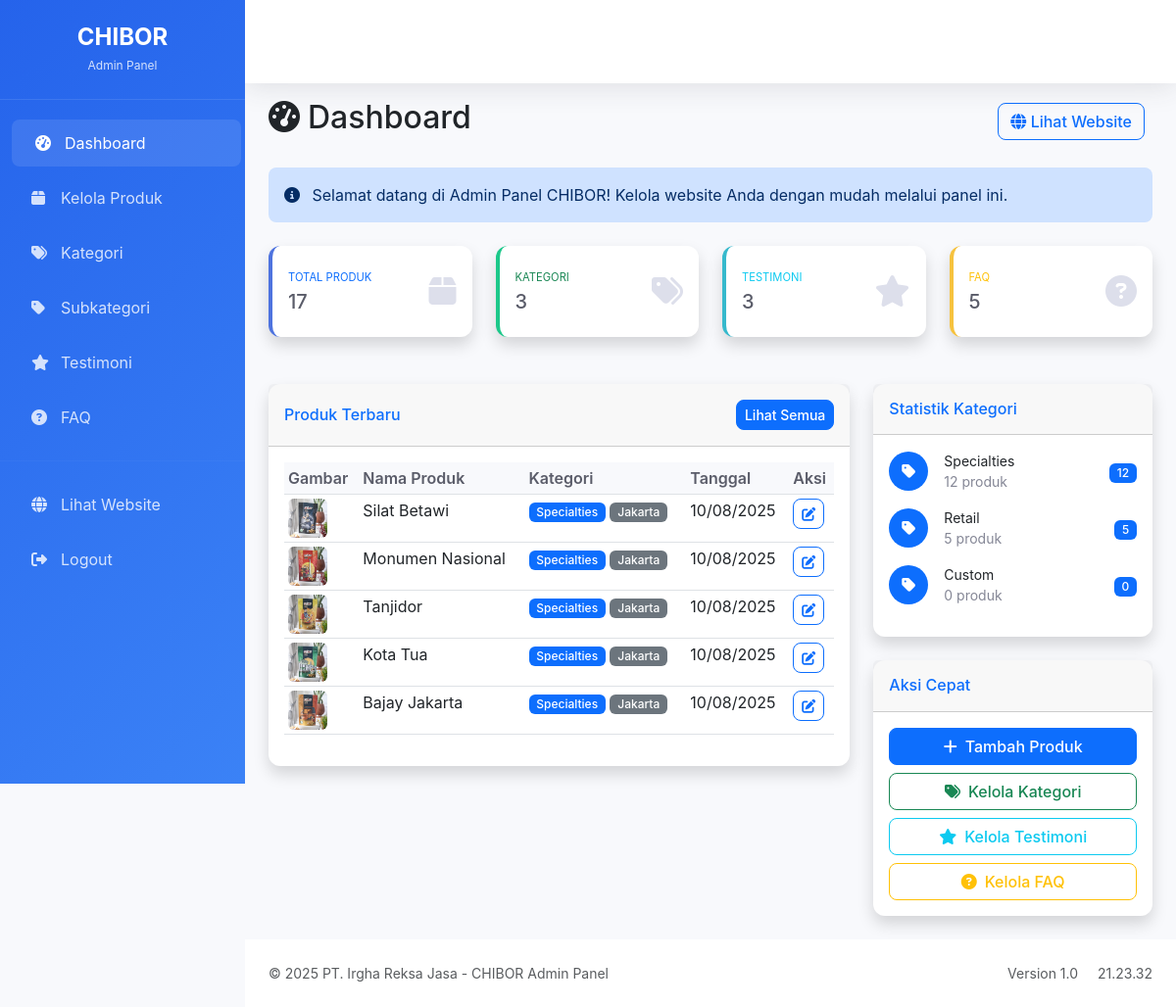
Screenshot of /admin/dashboard.php (signed in) with the database file from the repository.
### tables this page shows
CREATE TABLE `produk` (
  `id` int(11) NOT NULL,
  `nama` varchar(200) NOT NULL,
  `deskripsi` text DEFAULT NULL,
  `gambar` varchar(255) DEFAULT NULL,
  `id_kategori` int(11) DEFAULT NULL,
  `id_subkategori` int(11) DEFAULT NULL,
  `link_wa` text DEFAULT NULL,
  `created_at` timestamp NOT NULL DEFAULT current_timestamp(),
  `updated_at` timestamp NULL DEFAULT NULL ON UPDATE current_timestamp()
);

CREATE TABLE `kategori` (
  `id` int(11) NOT NULL,
  `nama_kategori` varchar(100) NOT NULL,
  `created_at` timestamp NOT NULL DEFAULT current_timestamp()
);

CREATE TABLE `subkategori` (
  `id` int(11) NOT NULL,
  `id_kategori` int(11) DEFAULT NULL,
  `nama_subkategori` varchar(100) NOT NULL,
  `created_at` timestamp NOT NULL DEFAULT current_timestamp()
);

### includes/db.php (called while the page is built, shortened)
<?php
function h($text)
{
    return htmlspecialchars($text, ENT_QUOTES, 'UTF-8');
}

### admin/dashboard.php (the view, shortened to what this page needs)
<?php
require_once '../includes/db.php';
$stats = [
    'total_products' => $pdo->query("SELECT COUNT(*) FROM produk")->fetchColumn(),
    'total_categories' => $pdo->query("SELECT COUNT(*) FROM kategori")->fetchColumn(),
    'total_subcategories' => $pdo->query("SELECT COUNT(*) FROM subkategori")->fetchColumn(),
    'total_testimonials' => $pdo->query("SELECT COUNT(*) FROM testimoni")->fetchColumn(),
    'total_faq' => $pdo->query("SELECT COUNT(*) FROM faq")->fetchColumn(),
];
$recent_products = $pdo->query("SELECT p.*, k.nama_kategori, s.nama_subkategori
                                FROM produk p
                                LEFT JOIN kategori k ON p.id_kategori = k.id
                                LEFT JOIN subkategori s ON p.id_subkategori = s.id
                                ORDER BY p.created_at DESC
                                LIMIT 5")->fetchAll();
$category_stats = $pdo->query("SELECT k.nama_kategori, COUNT(p.id) as jumlah_produk
                               FROM kategori k
                               LEFT JOIN produk p ON k.id = p.id_kategori
                               GROUP BY k.id, k.nama_kategori
                               ORDER BY jumlah_produk DESC")->fetchAll();
include 'includes/admin_header.php';
?>
<div class="container-fluid px-4">
    <div class="d-flex justify-content-between flex-wrap flex-md-nowrap align-items-center pt-3 pb-2 mb-3">
        <h1 class="h2">
            <i class="fas fa-tachometer-alt me-2"></i>Dashboard
        </h1>
        <div class="btn-toolbar mb-2 mb-md-0">
            <div class="btn-group me-2">
                <a href="../index.php" class="btn btn-outline-primary" target="_blank">
                    <i class="fas fa-globe"></i> Lihat Website
                </a>
            </div>
        </div>
    </div>
    <div class="alert alert-primary mb-4">
        <i class="fas fa-info-circle me-2"></i>
        Selamat datang di Admin Panel CHIBOR! Kelola website Anda dengan mudah melalui panel ini.
    </div>
    <div class="row mb-4">
        <div class="col-xl-3 col-md-6 mb-4">
            <div class="card border-left-primary shadow h-100 py-2">
                <div class="card-body">
                    <div class="row no-gutters align-items-center">
                        <div class="col mr-2">
                            <div class="text-xs font-weight-bold text-primary text-uppercase mb-1">
                                Total Produk</div>
                            <div class="h5 mb-0 font-weight-bold text-gray-800"><?= number_format($stats['total_products']) ?></div>
                        </div>
                        <div class="col-auto">
                            <i class="fas fa-box fa-2x text-gray-300"></i>
                        </div>
                    </div>
                </div>
            </div>
        </div>
        <div class="col-xl-3 col-md-6 mb-4">
            <div class="card border-left-success shadow h-100 py-2">
                <div class="card-body">
                    <div class="row no-gutters align-items-center">
                        <div class="col mr-2">
                            <div class="text-xs font-weight-bold text-success text-uppercase mb-1">
                                Kategori</div>
                            <div class="h5 mb-0 font-weight-bold text-gray-800"><?= number_format($stats['total_categories']) ?></div>
                        </div>
                        <div class="col-auto">
                            <i class="fas fa-tags fa-2x text-gray-300"></i>
                        </div>
                    </div>
                </div>
            </div>
        </div>
        <div class="col-xl-3 col-md-6 mb-4">
            <div class="card border-left-info shadow h-100 py-2">
                <div class="card-body">
                    <div class="row no-gutters align-items-center">
                        <div class="col mr-2">
                            <div class="text-xs font-weight-bold text-info text-uppercase mb-1">
                                Testimoni</div>
                            <div class="h5 mb-0 font-weight-bold text-gray-800"><?= number_format($stats['total_testimonials']) ?></div>
                        </div>
                        <div class="col-auto">
                            <i class="fas fa-star fa-2x text-gray-300"></i>
                        </div>
                    </div>
                </div>
            </div>
        </div>
        <div class="col-xl-3 col-md-6 mb-4">
            <div class="card border-left-warning shadow h-100 py-2">
                <div class="card-body">
                    <div class="row no-gutters align-items-center">
                        <div class="col mr-2">
                            <div class="text-xs font-weight-bold text-warning text-uppercase mb-1">
                                FAQ</div>
                            <div class="h5 mb-0 font-weight-bold text-gray-800"><?= number_format($stats['total_faq']) ?></div>
                        </div>
                        <div class="col-auto">
                            <i class="fas fa-question-circle fa-2x text-gray-300"></i>
                        </div>
                    </div>
                </div>
            </div>
        </div>
    </div>
    <div class="row">
        <div class="col-lg-8 mb-4">
            <div class="card shadow mb-4">
                <div class="card-header py-3 d-flex flex-row align-items-center justify-content-between">
                    <h6 class="m-0 font-weight-bold text-primary">Produk Terbaru</h6>
                    <a href="products.php" class="btn btn-sm btn-primary">Lihat Semua</a>
                </div>
                <div class="card-body">
                    <?php if (!empty($recent_products)): ?>
                        <div class="table-responsive">
                            <table class="table table-sm">
                                <thead>
                                    <tr>
                                        <th>Gambar</th>
                                        <th>Nama Produk</th>
                                        <th>Kategori</th>
                                        <th>Tanggal</th>
                                        <th>Aksi</th>
                                    </tr>
                                </thead>
                                <tbody>
                                    <?php foreach ($recent_products as $product): ?>
                                        <tr>
                                            <td>
                                                <?php if ($product['gambar']): ?>
                                                    <img src="../assets/images/<?= h($product['gambar']) ?>"
                                                        alt="<?= h($product['nama']) ?>"
                                                        class="rounded"
                                                        style="width: 40px; height: 40px; object-fit: cover;">
                                                <?php endif; ?>
                                            </td>
                                            <td><?= h($product['nama']) ?></td>
                                            <td>
                                                <span class="badge bg-primary"><?= h($product['nama_kategori']) ?></span>
                                                <?php if ($product['nama_subkategori']): ?>
                                                    <span class="badge bg-secondary"><?= h($product['nama_subkategori']) ?></span>
                                                <?php endif; ?>
                                            </td>
                                            <td><?= date('d/m/Y', strtotime($product['created_at'])) ?></td>
                                            <td>
                                                <a href="edit_product.php?id=<?= $product['id'] ?>" class="btn btn-sm btn-outline-primary">
                                                    <i class="fas fa-edit"></i>
                                                </a>
                                            </td>
                                        </tr>
                                    <?php endforeach; ?>
                                </tbody>
                            </table>
                        </div>
                    <?php endif; ?>
                </div>
            </div>
        </div>
        <div class="col-lg-4 mb-4">
            <div class="card shadow mb-4">
                <div class="card-header py-3">
                    <h6 class="m-0 font-weight-bold text-primary">Statistik Kategori</h6>
                </div>
                <div class="card-body">
                    <?php if (!empty($category_stats)): ?>
                        <?php foreach ($category_stats as $cat_stat): ?>
                            <div class="d-flex align-items-center mb-3">
                                <div class="me-3">
                                    <div class="icon-circle bg-primary">
                                        <i class="fas fa-tag text-white"></i>
                                    </div>
                                </div>
                                <div class="flex-grow-1">
                                    <div class="small font-weight-bold"><?= h($cat_stat['nama_kategori']) ?></div>
                                    <div class="text-gray-500 small"><?= $cat_stat['jumlah_produk'] ?> produk</div>
                                </div>
                                <div class="ms-auto">
                                    <span class="badge bg-primary"><?= $cat_stat['jumlah_produk'] ?></span>
                                </div>
                            </div>
                        <?php endforeach; ?>
                    <?php endif; ?>
                </div>
            </div>
            <div class="card shadow">
                <div class="card-header py-3">
                    <h6 class="m-0 font-weight-bold text-primary">Aksi Cepat</h6>
                </div>
                <div class="card-body">
                    <div class="d-grid gap-2">
                        <a href="add_product.php" class="btn btn-primary">
                            <i class="fas fa-plus me-2"></i>Tambah Produk
                        </a>
                        <a href="categories.php" class="btn btn-outline-success">
                            <i class="fas fa-tags me-2"></i>Kelola Kategori
                        </a>
                        <a href="testimonials.php" class="btn btn-outline-info">
                            <i class="fas fa-star me-2"></i>Kelola Testimoni
                        </a>
                        <a href="faq.php" class="btn btn-outline-warning">
                            <i class="fas fa-question-circle me-2"></i>Kelola FAQ
                        </a>
                    </div>
                </div>
            </div>
        </div>
    </div>
</div>
<?php include 'includes/admin_footer.php'; ?>

### admin/includes/admin_header.php (style rules this page uses)
:root { --primary-color: #2563eb; --gradient-primary: linear-gradient(135deg, #2563eb 0%, #3b82f6 100%); --sidebar-width: 250px; }
body { font-family: 'Inter', sans-serif; background-color: #f8f9fc; }
.alert { border-radius: 8px; border: none; }
.btn { border-radius: 8px; font-weight: 500; }
.card { border: none; border-radius: 12px; box-shadow: 0 0.15rem 1.75rem 0 rgba(58, 59, 69, 0.15); }
.table th { background-color: #f8f9fc; border-top: none; font-weight: 600; color: #5a5c69; }
.badge { font-weight: 500; }

### admin/dashboard.php (style rules this page uses)
.border-left-primary { border-left: 0.25rem solid #4e73df !important; }
.border-left-success { border-left: 0.25rem solid #1cc88a !important; }
.border-left-info { border-left: 0.25rem solid #36b9cc !important; }
.border-left-warning { border-left: 0.25rem solid #f6c23e !important; }
.icon-circle { height: 2.5rem; width: 2.5rem; border-radius: 100%; display: flex; align-items: center; justify-content: center; }
.text-xs { font-size: 0.7rem; }
.text-gray-300 { color: #dddfeb !important; }
.text-gray-500 { color: #858796 !important; }
.text-gray-800 { color: #5a5c69 !important; }

### rows the page displays
produk: gambar (picture), nama "Silat Betawi", id_kategori.nama_kategori "Specialties", id_subkategori.nama_subkategori "Jakarta", created_at "10/08/2025"
produk: gambar (picture), nama "Monumen Nasional", id_kategori.nama_kategori "Specialties", id_subkategori.nama_subkategori "Jakarta", created_at "10/08/2025"
produk: gambar (picture), nama "Tanjidor", id_kategori.nama_kategori "Specialties", id_subkategori.nama_subkategori "Jakarta", created_at "10/08/2025"
produk: gambar (picture), nama "Kota Tua", id_kategori.nama_kategori "Specialties", id_subkategori.nama_subkategori "Jakarta", created_at "10/08/2025"
produk: gambar (picture), nama "Bajay Jakarta", id_kategori.nama_kategori "Specialties", id_subkategori.nama_subkategori "Jakarta", created_at "10/08/2025"

### other values shown
$stats['total_products'] "17"
$stats['total_categories'] "3"
$stats['total_testimonials'] "3"
$stats['total_faq'] "5"
$cat_stat['nama_kategori'] "Specialties"
$cat_stat['jumlah_produk'] "12"
$cat_stat['nama_kategori'] "Retail"
$cat_stat['jumlah_produk'] "5"
$cat_stat['nama_kategori'] "Custom"
$cat_stat['jumlah_produk'] "0"
